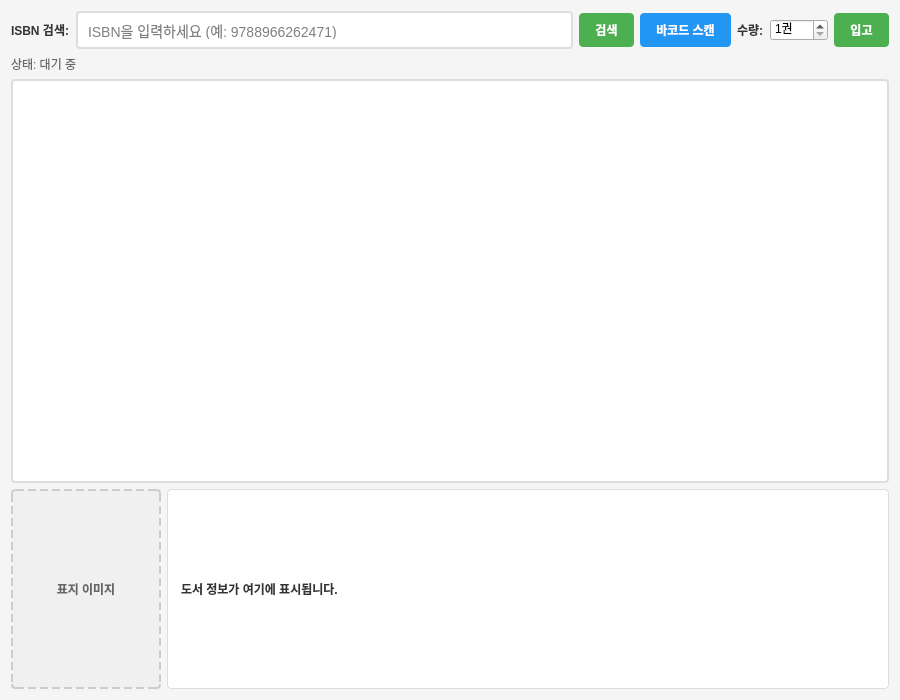
<?xml version="1.0" encoding="UTF-8"?>
<ui version="4.0">
 <class>StockDialog</class>
 <widget class="QDialog" name="StockDialog">
  <property name="geometry">
   <rect>
    <x>0</x>
    <y>0</y>
    <width>900</width>
    <height>700</height>
   </rect>
  </property>
  <property name="windowTitle">
   <string>도서 입고 관리</string>
  </property>
  <property name="styleSheet">
   <string notr="true">QDialog {
    background-color: #f5f5f5;
}
QPushButton {
    background-color: #4CAF50;
    color: white;
    border: none;
    padding: 8px 16px;
    border-radius: 4px;
    font-weight: bold;
}
QPushButton:hover {
    background-color: #45a049;
}
QPushButton:pressed {
    background-color: #3d8b40;
}
QLineEdit {
    padding: 8px;
    border: 2px solid #ddd;
    border-radius: 4px;
    font-size: 14px;
}
QLineEdit:focus {
    border-color: #4CAF50;
}
QListWidget {
    border: 2px solid #ddd;
    border-radius: 4px;
    background-color: white;
    alternate-background-color: #f9f9f9;
}
QLabel {
    font-weight: bold;
    color: #333;
}</string>
  </property>
  <layout class="QVBoxLayout" name="verticalLayout">
   <item>
    <layout class="QHBoxLayout" name="searchLayout">
     <item>
      <widget class="QLabel" name="label">
       <property name="text">
        <string>ISBN 검색:</string>
       </property>
      </widget>
     </item>
     <item>
      <widget class="QLineEdit" name="isbnInput">
       <property name="placeholderText">
        <string>ISBN을 입력하세요 (예: 9788966262471)</string>
       </property>
      </widget>
     </item>
     <item>
      <widget class="QPushButton" name="searchButton">
       <property name="text">
        <string>검색</string>
       </property>
      </widget>
     </item>
     <item>
      <widget class="QPushButton" name="barcodeScanButton">
       <property name="text">
        <string>바코드 스캔</string>
       </property>
       <property name="styleSheet">
        <string notr="true">background-color: #2196F3;
color: white;
border: none;
padding: 8px 16px;
border-radius: 4px;
font-weight: bold;</string>
       </property>
      </widget>
     </item>
     <item>
      <widget class="QLabel" name="quantityLabel">
       <property name="text">
        <string>수량:</string>
       </property>
      </widget>
     </item>
     <item>
      <widget class="QSpinBox" name="quantitySpinBox">
       <property name="minimum">
        <number>1</number>
       </property>
       <property name="maximum">
        <number>100</number>
       </property>
       <property name="value">
        <number>1</number>
       </property>
       <property name="suffix">
        <string>권</string>
       </property>
      </widget>
     </item>
     <item>
      <widget class="QPushButton" name="stockInButton">
       <property name="text">
        <string>입고</string>
       </property>
       <property name="enabled">
        <bool>false</bool>
       </property>
      </widget>
     </item>
    </layout>
   </item>
   <item>
    <widget class="QLabel" name="statusLabel">
     <property name="text">
      <string>상태: 대기 중</string>
     </property>
     <property name="styleSheet">
      <string notr="true">color: #666;
font-weight: normal;</string>
     </property>
    </widget>
   </item>
   <item>
    <widget class="QListWidget" name="bookList">
     <property name="alternatingRowColors">
      <bool>true</bool>
     </property>
    </widget>
   </item>
   <item>
    <layout class="QHBoxLayout" name="infoLayout">
     <item>
      <widget class="QLabel" name="bookCoverLabel">
       <property name="minimumSize">
        <size>
         <width>150</width>
         <height>200</height>
        </size>
       </property>
       <property name="maximumSize">
        <size>
         <width>150</width>
         <height>200</height>
        </size>
       </property>
       <property name="text">
        <string>표지 이미지</string>
       </property>
       <property name="alignment">
        <set>Qt::AlignCenter</set>
       </property>
       <property name="styleSheet">
        <string notr="true">background-color: #f0f0f0;
border: 2px dashed #ccc;
border-radius: 4px;
color: #666;</string>
       </property>
      </widget>
     </item>
     <item>
      <widget class="QLabel" name="bookInfoLabel">
       <property name="text">
        <string>도서 정보가 여기에 표시됩니다.</string>
       </property>
       <property name="styleSheet">
        <string notr="true">background-color: white;
padding: 10px;
border: 1px solid #ddd;
border-radius: 4px;</string>
       </property>
       <property name="wordWrap">
        <bool>true</bool>
       </property>
      </widget>
     </item>
    </layout>
   </item>
  </layout>
 </widget>
 <resources/>
 <connections/>
</ui> 
